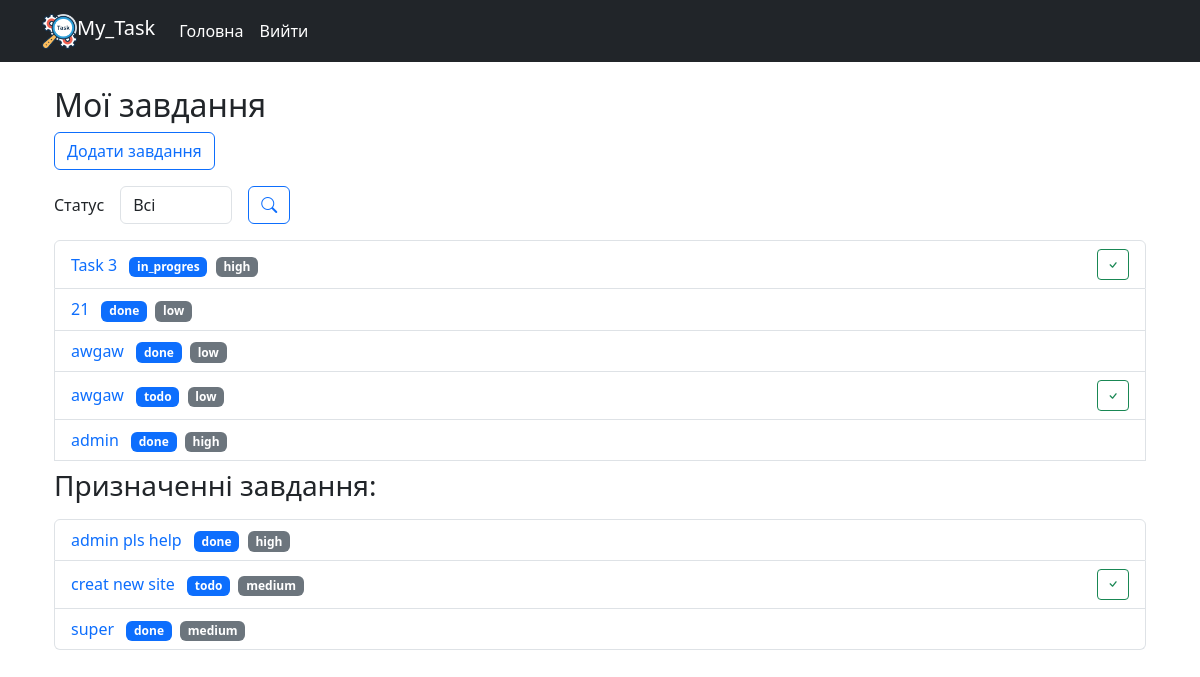
The app's page / (signed in), older data.
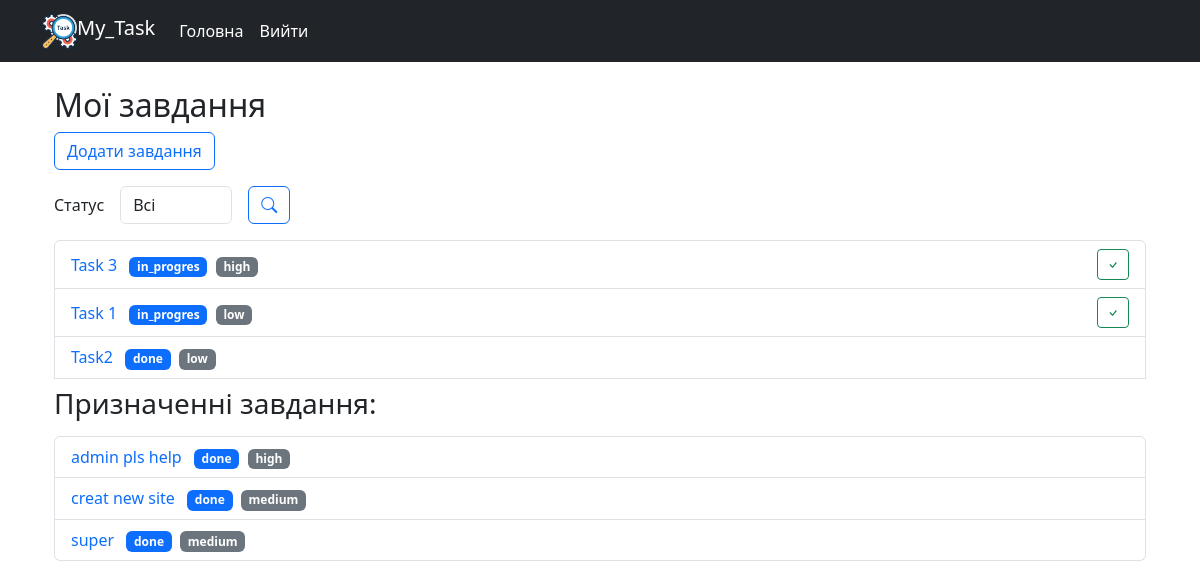
The same page, newer data.
### tasks/models.py (models this page shows, shortened)
class Task(models.Model):
    STATUS_CHOICES = [
        ('todo', 'To Do'),
        ('in_progres', 'In Progress'),
        ('done', 'Done')
    ]
    PRIORITY_CHOICES = [
        ('low', 'Low'),
        ('medium', 'Medium'),
        ('high', 'High')
    ]
    title = models.CharField(max_length=256)
    description = models.TextField()
    status = models.CharField(max_length=20, choices=STATUS_CHOICES, default='todo')
    priority = models.CharField(max_length=20, choices=PRIORITY_CHOICES, default='medium')
    due_date = models.DateField(null=True, blank=True)
    creator = models.ForeignKey(User, on_delete=models.CASCADE, related_name = 'tasks')
    members = models.ManyToManyField(User, blank=True, related_name = 'assigned_tasks')

### tasks/views.py (the view)
# urls.py: path('', views.TaskListView.as_view(), name ='task-list'),
class TaskListView(LoginRequiredMixin, ListView):
    model = models.Task
    context_object_name = 'tasks'
    template_name = 'tasks/task_list.html'
    def get_queryset(self):
        queryset = models.Task.objects.filter(creator = self.request.user).all()
        status = self.request.GET.get('status', '')
        if status:
            queryset = queryset.filter(status=status)
        return queryset
    def get_context_data(self, **kwargs):
        context = super().get_context_data(**kwargs)
        context['form'] = TaskFilterForm(self.request.GET)
        return context

### tasks/forms.py
class TaskFilterForm(forms.Form):
    STATUS_CHOICES = [
        ('', 'Всі'),
        ('todo', 'To Do'),
        ('in_progres', 'In Progress'),
        ('done', 'Done')
    ]
    status = forms.ChoiceField(choices=STATUS_CHOICES, required=False, label='Статус')
    def __init__(self, *args, **kwargs):
        super(TaskFilterForm, self).__init__(*args, **kwargs)
        self.fields['status'].widget.attrs.update({'class': 'form-control'})

### templates/tasks/task_list.html (shortened to what this page needs)
{% extends 'base.html' %}
{% block content %}
<div class="container mt-3">
    <h2>Мої завдання</h2>
    <a href="{% url 'tasks:task-create' %}" class="btn btn-outline-primary mb-3">Додати завдання</a>
    <form method="get" class="row g-3 align-items-center mb-3">
        <div class="col-auto">
            <label for="id_status" class="col-form-label">{{ form.status.label }}</label>
        </div>
        <div class="col-auto">
            {{ form.status }}
        </div>
        <div class="col-auto">
            <button type="submit" class="btn btn-outline-primary"><i class="bi bi-search"></i></button>
        </div>
    </form>
    <ul class="list-group my-3">
        {% for task in tasks %}
            <li class="list-group-item d-flex justify-content-between align-items-center">
                <div class="position-relative">
                    <a href="{% url 'tasks:task-detail' task.pk %}" class="me-2 text-decoration-none ">{{ task.title }}</a>
                    <span class="badge bg-primary me-1">{{ task.status }}</span>
                    <span class="badge bg-secondary">{{ task.priority }}</span>
                </div>
                {% if task.status != 'done' %}
                    <form action="{% url 'tasks:task-complete' task.pk %}" method="post">
                        <button type="submit" class="btn btn-outline-success btn-sm"><i class="bi bi-check"></i></button>
                    </form>
                {% endif %}
            </li>
        {% empty %}
            <li class="list-group-item">Завдання не знайдено.</li>
        {% endfor %}
        <ul class="list-group my-2">
        <h3>Призначенні завдання:</h3>
        <ul class="list-group my-2">
        {% for task in request.user.assigned_tasks.all %}
            <li class="list-group-item d-flex justify-content-between align-items-center">
                <div class="position-relative">
                    <a href="{% url 'tasks:task-detail' task.pk %}" class="me-2 text-decoration-none ">{{ task.title }}</a>
                    <span class="badge bg-primary me-1">{{ task.status }}</span>
                    <span class="badge bg-secondary">{{ task.priority }}</span>
                </div>
                {% if task.status != 'done' %}
                    <form action="{% url 'tasks:task-complete' task.pk %}" method="post">
                        <button type="submit" class="btn btn-outline-success btn-sm"><i class="bi bi-check"></i></button>
                    </form>
                {% endif %}
            </li>
        {% empty %}
            <li class="list-group-item">Призначених завданнь нема.</li>
        {% endfor %}
        </ul>
    </ul>
</div>
{% endblock %}

### templates/base.html (shortened to what this page needs)
<!DOCTYPE html>
<html lang="uk">
<head>
    <link href="https://cdn.jsdelivr.net/npm/bootstrap@5.3.6/dist/css/bootstrap.min.css" rel="stylesheet">
    <link rel="stylesheet" href="https://cdn.jsdelivr.net/npm/bootstrap-icons@1.13.1/font/bootstrap-icons.min.css">
    {% load static %}
</head>
{% include 'menu.html' %}
<body>
<div class="container mt-4">
    {% block content %}
    {% endblock %}
</div>
</body>
</html>

### templates/menu.html (shortened to what this page needs)
<nav class="navbar navbar-expand-lg navbar-dark bg-dark">
    <div class="container">
        <a class="navbar-brand" href="/">
            {% load static %}
            <img src="{% static 'img/logo2.png'%}" alt="Logo" width="35" height="35" class="d-inline-block align-text-top">My_Task</a>
        <div class="collapse navbar-collapse" id="mainNavbar">
            <ul class="navbar-nav me-auto mb-10 mb-lg-0">
                <li class="nav-item">
                    <a class="nav-link active" href="/">Головна</a>
                </li>
                {% if user.is_authenticated %}
                    <a class="nav-link active" href="{% url 'logout-page' %}">Вийти</a>
                {% else %}
                    <a class="nav-link" href="{% url 'login-page' %}">Увійти</a>
                    <a class="nav-link active" href="{% url 'register-page' %}">Зареєструватися</a>
                {% endif %}
            </ul>
        </div>
    </div>
</nav>

Row changes from the older to the newer data that the page shows:
removed Task: title "21", status "done", priority "low", shown under "Мої завдання"
removed Task: title "awgaw", status "done", priority "low", shown under "Мої завдання"
removed Task: title "awgaw", status "todo", priority "low", shown under "Мої завдання"
removed Task: title "admin", status "done", priority "high", shown under "Мої завдання"
added Task: title "Task 1", status "in_progres", priority "low", shown under "Мої завдання"
added Task: title "Task2", status "done", priority "low", shown under "Мої завдання"
changed Task "creat new site": status "todo" → "done"
